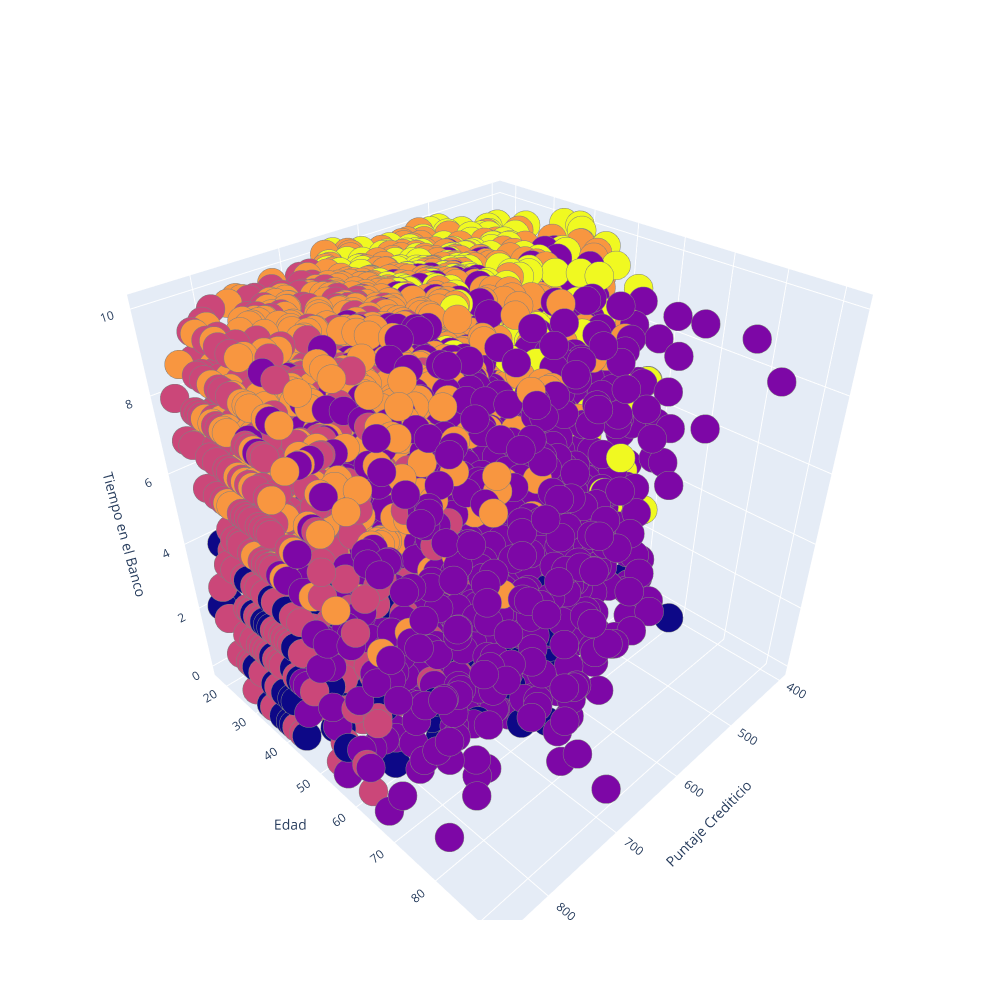

Write notebook code for a chart like this one.
### Code cell
#Creamos el lienzo del grafico
escena=dict(xaxis=dict(title='Puntaje Crediticio'),yaxis=dict(title='Edad'),zaxis=dict(title='Tiempo en el Banco'))
#Graficamos los puntitos
puntitos=go.Scatter3d(x=All_Clients['CreditScore'],y=All_Clients['Age'],z=All_Clients['Tenure'],
                      mode='markers',marker=dict(color=All_Clients['labels'],colorscale='plasma',
                                                 size=10,
                                                 line=dict(color='gray',width=5)))
#Layout de nuestra escena
layout=go.Layout(margin=dict(l=0,r=0),scene=escena,height=1000,width=1000)
data=[puntitos]
#Unimos lienzo, layout y datos
fig=go.Figure(data=data,layout=layout)
fig.show()

### Figure 1 — Plotly figure (JSON) as saved in the notebook; plotly's stock layout.template omitted (floating-point values rounded to 4 significant figures; data arrays with more than 128 entries replaced by an {"elided": "..."} marker saying what was removed)
{"data": [{"marker": {"color": {"elided": "9981 int values"}, "colorscale": [[0, "#0d0887"], [0.1111, "#46039f"], [0.2222, "#7201a8"], [0.3333, "#9c179e"], [0.4444, "#bd3786"], [0.5556, "#d8576b"], [0.6667, "#ed7953"], [0.7778, "#fb9f3a"], [0.8889, "#fdca26"], [1, "#f0f921"]], "line": {"color": "gray", "width": 5}, "size": 10}, "mode": "markers", "type": "scatter3d", "x": {"elided": "9981 int values"}, "y": {"elided": "9981 int values"}, "z": {"elided": "9981 int values"}}], "layout": {"height": 1000, "margin": {"l": 0, "r": 0}, "scene": {"xaxis": {"title": {"text": "Puntaje Crediticio"}}, "yaxis": {"title": {"text": "Edad"}}, "zaxis": {"title": {"text": "Tiempo en el Banco"}}}, "width": 1000}}
